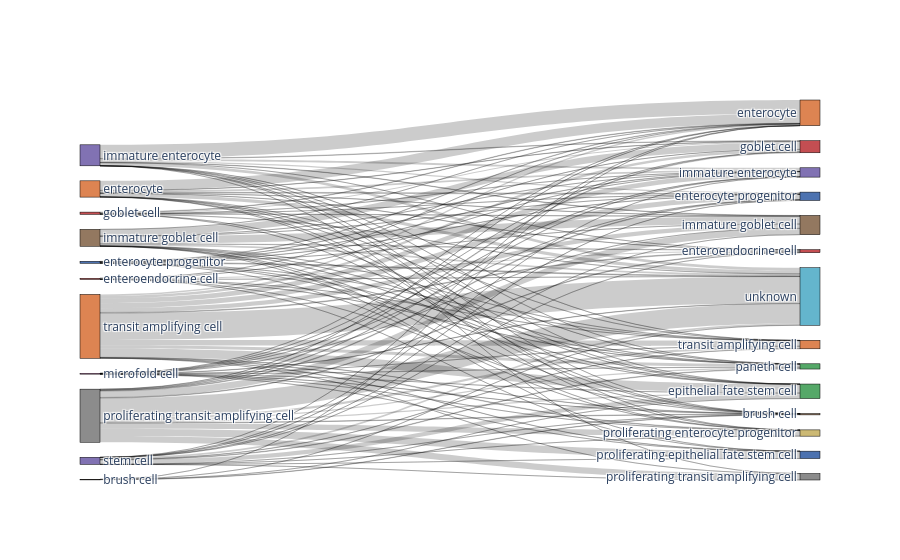
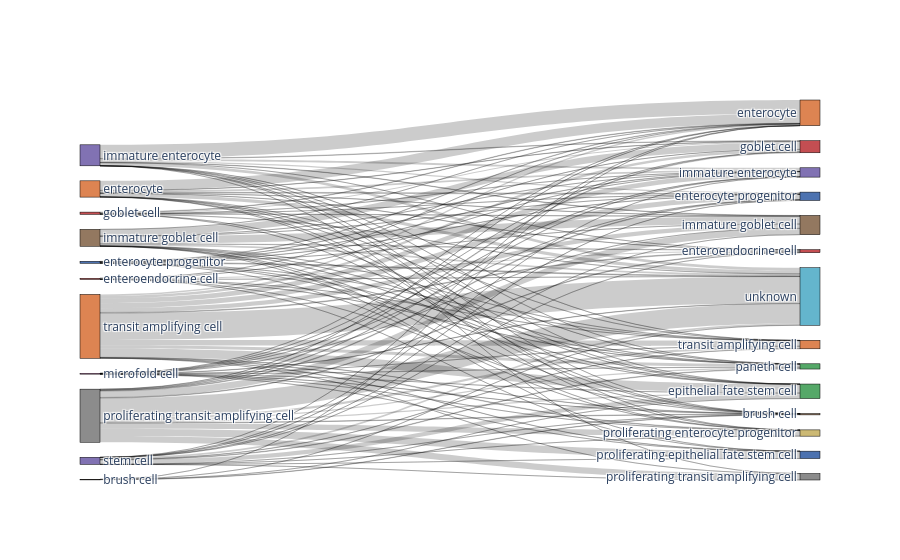

These figures' notebook cell, in order:
### Code cell
%matplotlib inline

bc.tl.report(
    adata_pred=adata_predicted,
    celltype=celltype_test, 
    method=method, 
    analysis_name=analysis_name,
    train_datasets = adata_trains,
    test_dataset = adata_orig,
    merge = merge,
    name_prediction='auto_annot', 
    name_report='auto_annot', 
    use_raw=use_raw,
    remove_nonshared=True, 
    clustering='leiden', 
    asymmetric_matrix=True, 
    delimiter='\t', 
    verbose=True
)

### Figure 1 — Plotly figure (JSON) as saved in the notebook; plotly's stock layout.template omitted (floating-point values rounded to 4 significant figures)
{"data": [{"link": {"source": [8, 8, 8, 8, 8, 8, 8, 8, 8, 8, 8, 8, 8, 8, 2, 2, 2, 2, 2, 2, 2, 2, 2, 2, 5, 5, 5, 5, 5, 5, 5, 5, 5, 5, 5, 5, 5, 10, 10, 10, 10, 10, 10, 10, 10, 10, 10, 10, 10, 10, 10, 6, 6, 6, 6, 6, 6, 6, 6, 6, 6, 6, 6, 6, 1, 1, 1, 1, 1, 1, 1, 1, 1, 1, 1, 1, 0, 0, 0, 0, 4, 4, 4, 4, 4, 4, 4, 4, 9, 9, 9, 9, 9, 9, 9, 9, 9, 9, 9, 9, 9, 3, 3, 3, 3, 3, 3, 3, 3, 7, 7, 7, 7, 7, 7, 7, 7, 7, 7, 7, 7], "target": [24, 18, 20, 19, 15, 14, 17, 16, 22, 12, 11, 13, 23, 21, 24, 18, 20, 19, 15, 17, 16, 12, 13, 23, 24, 18, 20, 19, 15, 14, 17, 16, 22, 12, 11, 13, 23, 24, 18, 20, 19, 15, 14, 17, 16, 22, 12, 11, 13, 23, 21, 24, 18, 20, 19, 15, 14, 17, 16, 12, 11, 13, 23, 21, 24, 18, 20, 19, 15, 14, 17, 16, 12, 11, 13, 23, 24, 15, 12, 11, 24, 18, 15, 17, 16, 12, 11, 13, 24, 18, 20, 19, 15, 14, 17, 22, 12, 11, 13, 23, 21, 24, 19, 14, 17, 12, 11, 23, 21, 24, 18, 20, 19, 15, 17, 16, 12, 11, 13, 23, 21], "value": [4946, 1567, 1380, 298, 313, 160, 97, 192, 1583, 30, 122, 189, 572, 1788, 205, 14, 5, 3, 4, 62, 20, 106, 56, 24, 732, 96, 13, 3, 6, 2, 504, 108, 1, 3405, 2, 328, 36, 6671, 1061, 142, 741, 2166, 190, 1204, 645, 24, 351, 58, 1240, 1396, 40, 423, 1878, 8, 60, 36, 89, 12, 1689, 1, 13, 3, 4, 2, 792, 66, 14, 20, 24, 43, 399, 79, 2366, 14, 213, 29, 1, 1, 1, 95, 48, 90, 2, 12, 286, 117, 5, 1, 437, 9, 2, 136, 1045, 13, 7, 1, 4, 15, 41, 64, 7, 9, 5, 256, 3, 1, 1, 1, 1, 81, 14, 1, 39, 20, 27, 4, 9, 7, 3, 1, 1]}, "node": {"color": ["#937860", "#dd8452", "#4c72b0", "#c44e52", "#c44e52", "#8172b3", "#937860", "#da8bc3", "#8c8c8c", "#8172b3", "#dd8452", "#937860", "#dd8452", "#4c72b0", "#c44e52", "#55a868", "#c44e52", "#8172b3", "#937860", "#55a868", "#ccb974", "#4c72b0", "#8c8c8c", "#dd8452", "#64b5cd"], "label": ["brush cell", "enterocyte", "enterocyte progenitor", "enteroendocrine cell", "goblet cell", "immature enterocyte", "immature goblet cell", "microfold cell", "proliferating transit amplifying cell", "stem cell", "transit amplifying cell", "brush cell", "enterocyte", "enterocyte progenitor", "enteroendocrine cell", "epithelial fate stem cell", "goblet cell", "immature enterocyte", "immature goblet cell", "paneth cell", "proliferating enterocyte progenitor", "proliferating epithelial fate stem cell", "proliferating transit amplifying cell", "transit amplifying cell", "unknown"], "line": {"color": "black", "width": 0.5}, "pad": 15, "thickness": 20}, "type": "sankey"}], "layout": {}}

### Figure 2 — Plotly figure (JSON) as saved in the notebook; plotly's stock layout.template omitted (floating-point values rounded to 4 significant figures)
{"data": [{"link": {"source": [8, 8, 8, 8, 8, 8, 8, 8, 8, 8, 8, 8, 8, 8, 2, 2, 2, 2, 2, 2, 2, 2, 2, 2, 5, 5, 5, 5, 5, 5, 5, 5, 5, 5, 5, 5, 5, 10, 10, 10, 10, 10, 10, 10, 10, 10, 10, 10, 10, 10, 10, 6, 6, 6, 6, 6, 6, 6, 6, 6, 6, 6, 6, 6, 1, 1, 1, 1, 1, 1, 1, 1, 1, 1, 1, 1, 0, 0, 0, 0, 4, 4, 4, 4, 4, 4, 4, 4, 9, 9, 9, 9, 9, 9, 9, 9, 9, 9, 9, 9, 9, 3, 3, 3, 3, 3, 3, 3, 3, 7, 7, 7, 7, 7, 7, 7, 7, 7, 7, 7, 7], "target": [24, 18, 20, 19, 15, 14, 17, 16, 22, 12, 11, 13, 23, 21, 24, 18, 20, 19, 15, 17, 16, 12, 13, 23, 24, 18, 20, 19, 15, 14, 17, 16, 22, 12, 11, 13, 23, 24, 18, 20, 19, 15, 14, 17, 16, 22, 12, 11, 13, 23, 21, 24, 18, 20, 19, 15, 14, 17, 16, 12, 11, 13, 23, 21, 24, 18, 20, 19, 15, 14, 17, 16, 12, 11, 13, 23, 24, 15, 12, 11, 24, 18, 15, 17, 16, 12, 11, 13, 24, 18, 20, 19, 15, 14, 17, 22, 12, 11, 13, 23, 21, 24, 19, 14, 17, 12, 11, 23, 21, 24, 18, 20, 19, 15, 17, 16, 12, 11, 13, 23, 21], "value": [4946, 1567, 1380, 298, 313, 160, 97, 192, 1583, 30, 122, 189, 572, 1788, 205, 14, 5, 3, 4, 62, 20, 106, 56, 24, 732, 96, 13, 3, 6, 2, 504, 108, 1, 3405, 2, 328, 36, 6671, 1061, 142, 741, 2166, 190, 1204, 645, 24, 351, 58, 1240, 1396, 40, 423, 1878, 8, 60, 36, 89, 12, 1689, 1, 13, 3, 4, 2, 792, 66, 14, 20, 24, 43, 399, 79, 2366, 14, 213, 29, 1, 1, 1, 95, 48, 90, 2, 12, 286, 117, 5, 1, 437, 9, 2, 136, 1045, 13, 7, 1, 4, 15, 41, 64, 7, 9, 5, 256, 3, 1, 1, 1, 1, 81, 14, 1, 39, 20, 27, 4, 9, 7, 3, 1, 1]}, "node": {"color": ["#937860", "#dd8452", "#4c72b0", "#c44e52", "#c44e52", "#8172b3", "#937860", "#da8bc3", "#8c8c8c", "#8172b3", "#dd8452", "#937860", "#dd8452", "#4c72b0", "#c44e52", "#55a868", "#c44e52", "#8172b3", "#937860", "#55a868", "#ccb974", "#4c72b0", "#8c8c8c", "#dd8452", "#64b5cd"], "label": ["brush cell", "enterocyte", "enterocyte progenitor", "enteroendocrine cell", "goblet cell", "immature enterocyte", "immature goblet cell", "microfold cell", "proliferating transit amplifying cell", "stem cell", "transit amplifying cell", "brush cell", "enterocyte", "enterocyte progenitor", "enteroendocrine cell", "epithelial fate stem cell", "goblet cell", "immature enterocyte", "immature goblet cell", "paneth cell", "proliferating enterocyte progenitor", "proliferating epithelial fate stem cell", "proliferating transit amplifying cell", "transit amplifying cell", "unknown"], "line": {"color": "black", "width": 0.5}, "pad": 15, "thickness": 20}, "type": "sankey"}], "layout": {}}
